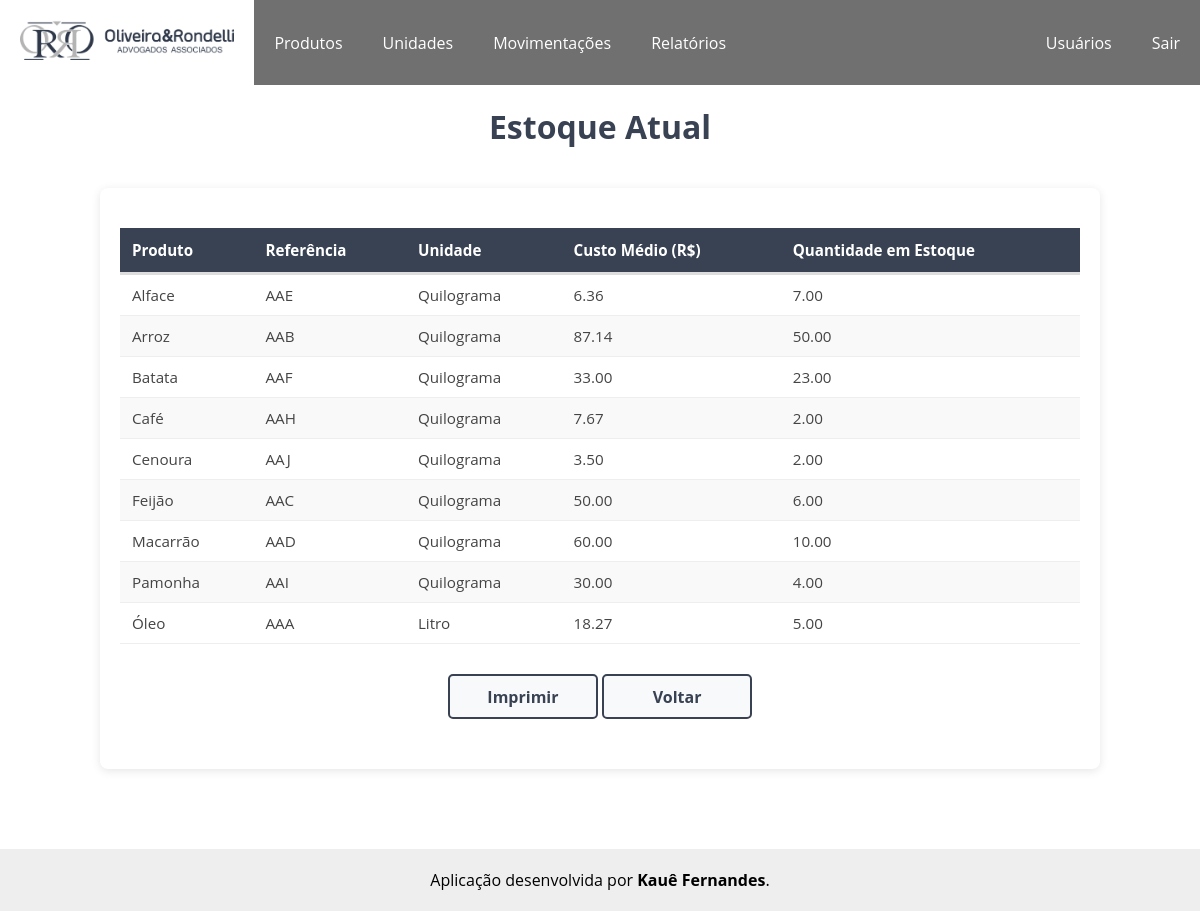
Screenshot of /relatorios/relatorio_estoque (signed in) with the database file from the repository.
### produtos/models.py (models this page shows, shortened)
class Produtos(models.Model):
    pro_referencia = models.CharField('Referência', max_length=20, default='SEM-REF')                                                       # Referência do produto
    pro_descricao = models.TextField('Descrição')                                                                                           # Descrição do produto
    pro_unidade = models.ForeignKey(Unidades, on_delete=models.PROTECT, verbose_name='Unidade', default=1)                                  # Chave estrangeira referenciando a unidade da tabela Unidades
    pro_custo_medio = models.DecimalField('movimentacoes.Movimentacao', decimal_places=2, max_digits=10, default=0)                         # Custo médio
    pro_saldo = models.DecimalField('Saldo', decimal_places=2, max_digits=10, default=0)                                                    # Saldo do produto no estoque
    pro_data_adicionada = models.DateTimeField(auto_now_add=True)                                                                            # Data em que o produto foi adicionado
    pro_data_modificado = models.DateTimeField(auto_now=True)                                                                               # Data em que o produto foi modificado
    def custo_medio(self):
        from movimentacoes.models import Movimentacao
        entradas = Movimentacao.objects.filter(mov_produto=self, mov_tipo='E', mov_custo__gt=0)
        if not entradas.exists():
            return 0
        total_financeiro = 0
        total_quantidade = 0
        for movimentacao in entradas:
            total_financeiro += (movimentacao.mov_quantidade * movimentacao.mov_custo)
            total_quantidade += movimentacao.mov_quantidade
        if total_quantidade > 0:
            return total_financeiro / total_quantidade
        else:
            return 0
    class Meta:
        verbose_name = 'Produto'
        verbose_name_plural = 'Produtos'
        ordering = ['-pro_descricao']

class Unidades(models.Model):
    uni_nome = models.CharField('Nome', max_length=10)                  # Nome da unidade
    uni_sigla = models.CharField('Sigla', max_length=5)                 # Sigla da unidade
    uni_data_adicionada = models.DateTimeField(auto_now_add=True)       # Data em que a unidade foi adicionada
    uni_data_modificado = models.DateTimeField(auto_now=True)           # Data em que a unidade foi modificada
    def __str__(self):
        return self.uni_nome
    class Meta:
        verbose_name = 'Unidade'
        verbose_name_plural = 'Unidades'
        ordering = ['-uni_nome']

### movimentacoes/models.py (models this page shows, shortened)
class Movimentacao(models.Model):
    TIPO_MOVIMENTACAO = [
        ('E', 'Entrada'),
        ('S', 'Saída')
    ]
    mov_produto = models.ForeignKey(Produtos, on_delete=models.PROTECT, related_name='movimentacoes', verbose_name='Produto')   # Chave estrangeira referenciando o produto da tabela Produtos
    mov_usuario = models.ForeignKey(User, on_delete=models.PROTECT, verbose_name='Usuário')                                     # Chave estrangeira referenciando o usuário da tabela Usuários
    mov_quantidade = models.DecimalField('Quantidade relativa à Unidade de Medida', decimal_places=2, max_digits=10)                                     # Quantidade da movimentação
    mov_tipo = models.CharField('Tipo de Movimentação', max_length=1, choices=TIPO_MOVIMENTACAO)                                # Tipo da movimentação
    mov_saldo_movimento = models.IntegerField('Saldo no momento:', editable=False, null=True)                                   # Saldo do produto após movimentação
    mov_custo = models.DecimalField('Valor da Compra', max_digits=10, decimal_places=2, null=True, blank=True)                   # Preço do produto que está entrando
    mov_data_adicionada = models.DateTimeField(auto_now_add=True)                                                               # Data que foi adicionada
    class Meta:
        verbose_name = 'Movimentação'
        verbose_name_plural = 'Movimentações'
        ordering = ['-mov_data_adicionada']

### relatorios/views.py (the view)
# urls.py: path('relatorio_estoque', views.relatorio_estoque, name='relatorio_estoque'),                       # Adiciona o caminho para a tela do relatório do estoque
@login_required
def relatorio_estoque(request):
    produtos = Produtos.objects.all().order_by('pro_descricao')
    context = {'produtos': produtos}
    return render(request, 'relatorios/relatorio_estoque.html', context)

### relatorios/templates/relatorios/relatorio_estoque.html (shortened to what this page needs)
<!DOCTYPE html>
{% extends "core/base.html" %}
{% load static %}
    {% block extra_css %}
        <link rel="stylesheet" href="{% static 'css/relatorios.css' %}">
    {% endblock %}
    {% block content %}
    <h1>Estoque Atual</h1>
    <div class="container-relatorio">
        <table class="estoque">
            <thead>
                <tr>
                    <th>Produto</th>
                    <th>Referência</th>
                    <th>Unidade</th>
                    <th>Custo Médio (R$)</th>
                    <th>Quantidade em Estoque</th>
                </tr>
            </thead>
            <tbody>
                {% for produto in produtos %}
                <tr>
                    <td>{{ produto.pro_descricao }}</td>
                    <td>{{ produto.pro_referencia }}</td>
                    <td>{{ produto.pro_unidade }}</td>
                    <td>{{ produto.custo_medio|floatformat:2 }}</td>
                    <td>{{ produto.pro_saldo }}</td>
                </tr>
                {% empty %}
                <tr>
                    <td>Nenhum produto cadastrado.</td>
                </tr>
                {% endfor %}
            </tbody>
        </table>
        <div class="container-botao">
            <button class="botao-imprimir" onclick="window.print()">Imprimir</button>
            <a href="{% url 'relatorios' %}"><button class="botao-voltar">Voltar</button></a>
        </div>
    </div>
    {% endblock content %}

### static/css/style1.css (style rules this page uses)
* { margin: 0; padding: 0; box-sizing: border-box; font-family: 'Open Sans', sans-serif; }

### static/css/relatorios.css (style rules this page uses)
h1 { text-align: center; color: rgba(56, 66, 82); }
.container-relatorio { max-width: 1000px; margin: 40px auto; background-color: white; padding: 20px; border-radius: 8px; box-shadow: 0 2px 10px rgba(0, 0, 0, 0.1); }
.estoque { width: 100%; border-collapse: collapse; margin-top: 20px; font-size: 0.95rem; }
.estoque thead th { background-color: rgba(56, 66, 82); color: white; text-align: left; padding: 12px; border-bottom: 3px solid #ddd; }
.estoque tbody td { padding: 10px 12px; border-bottom: 1px solid #eee; color: #444; }
.estoque tbody tr:nth-child(even) { background-color: #f9f9f9; }
.container-botao { text-align: center; margin: 30px 0; width: 100%; }
.botao-voltar, .botao-gerar, .botao-imprimir, .botao-pesquisar { display: inline-flex; align-items: center; justify-content: center; height: 45px; min-width: 150px; padding: 0 20px; font-family: inherit; font-size: 16px; font-weight: bold; text-decoration: none; color: rgba(56, 66, 82); background-color: #f8f9fa; border: 2px solid rgba(56, 66, 82); border-radius: 5px; cursor: pointer; transition: all 0.2s; box-sizing: border-box; }

### rows the page displays
Produtos: pro_descricao "Alface", pro_referencia "AAE", pro_unidade "Quilograma", custo_medio "6.36", pro_saldo "7.00"
Produtos: pro_descricao "Arroz", pro_referencia "AAB", pro_unidade "Quilograma", custo_medio "87.14", pro_saldo "50.00"
Produtos: pro_descricao "Batata", pro_referencia "AAF", pro_unidade "Quilograma", custo_medio "33.00", pro_saldo "23.00"
Produtos: pro_descricao "Café", pro_referencia "AAH", pro_unidade "Quilograma", custo_medio "7.67", pro_saldo "2.00"
Produtos: pro_descricao "Cenoura", pro_referencia "AAJ", pro_unidade "Quilograma", custo_medio "3.50", pro_saldo "2.00"
Produtos: pro_descricao "Feijão", pro_referencia "AAC", pro_unidade "Quilograma", custo_medio "50.00", pro_saldo "6.00"
Produtos: pro_descricao "Macarrão", pro_referencia "AAD", pro_unidade "Quilograma", custo_medio "60.00", pro_saldo "10.00"
Produtos: pro_descricao "Pamonha", pro_referencia "AAI", pro_unidade "Quilograma", custo_medio "30.00", pro_saldo "4.00"
Produtos: pro_descricao "Óleo", pro_referencia "AAA", pro_unidade "Litro", custo_medio "18.27", pro_saldo "5.00"
